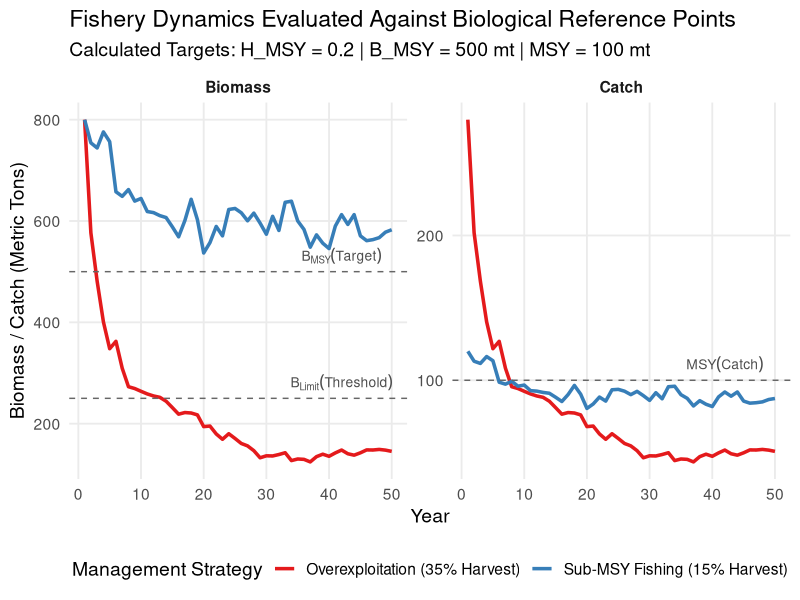

Generate this figure with R:
library(tidyverse)

#' Function to simulate an exploited fish population
#' @param years Number of years to run the simulation
#' @param K Carrying capacity (un-fished maximum biomass in metric tons)
#' @param r Intrinsic population growth rate
#' @param H Annual harvest rate (proportion of biomass caught each year)
#' @param env_rand Environmental randomness affecting growth
#' @param B0 Initial biomass relative to K (0.1 to 1.0)
simulate_fishery <- function(years = 50, K = 1000, r = 0.4, H = 0.15, env_rand = 0.05, B0 = 0.8) {
  
  # vectors to hold results
  biomass <- numeric(years)
  catch <- numeric(years)
  
  # initializing first year
  biomass[1] <- K * B0
  catch[1] <- biomass[1] * H
  
  # run simulation loop
  for (t in 2:years) {
    # calculate surplus production (logistic growth)
    production <- r * biomass[t-1] * (1 - (biomass[t-1] / K))
    
    # incorporate log-normal environmental stochasticity (process error)
    environmental_shock <- exp(rnorm(1, mean = 0, sd = env_rand))
    
    # calculate next year's biomass (previous + growth - catch) * shock
    biomass[t] <- (biomass[t-1] + production - catch[t-1]) * environmental_shock
    
    # ensure population doesn't go below zero
    biomass[t] <- max(biomass[t], 0)
    
    # calculate annual catch for the current year
    catch[t] <- biomass[t] * H
  }
  
  # return data as tibble
  tibble(
    Year = 1:years,
    Biomass = biomass,
    Catch = catch,
    Harvest_Rate = H
  )
}

# defining some base params for evaluating against reference points
K_val <- 1000       # Carrying Capacity
r_val <- 0.4        # Intrinsic growth rate

# calculate biological reference points
B_MSY <- K_val / 2                 # Biomass Target
H_MSY <- r_val / 2                 # Harvest Rate Target
MSY   <- (r_val * K_val) / 4       # Catch Target

# define limit reference points (the internet tells me the industry standard is "often 50% of B_MSY")
B_Limit <- 0.5 * B_MSY


# sustainable scenario
sustainable_df <- simulate_fishery(years = 50, K = K_val, r = r_val, H = 0.15) %>% 
  mutate(Scenario = "Sub-MSY Fishing (15% Harvest)")

# overfishing scenario
overfished_df <- simulate_fishery(years = 50, K = K_val, r = r_val, H = 0.35) %>% 
  mutate(Scenario = "Overexploitation (35% Harvest)")

# combine both scenarios for plotting
portfolio_data <- bind_rows(sustainable_df, overfished_df)

# create some reference data for ggplot

reference_lines <- tibble(
  Metric = c("Biomass", "Biomass", "Catch"),
  Value = c(B_MSY, B_Limit, MSY),
  Label = c("B[MSY] (Target)", "B[Limit] (Threshold)", "MSY (Catch)") # apparently if you make the label too long it complains, so "MSY (Catch)" will have to do for now
)

# "lengthen" data for ggplot facets
plot_data <- portfolio_data %>%
  pivot_longer(cols = c(Biomass, Catch), names_to = "Metric", values_to = "Value")

# make a pretty graph... even prettier and more advanced?
ggplot() +
  # Simulation lines
  geom_line(data = plot_data, aes(x = Year, y = Value, color = Scenario), size = 1.2) +
  # Biological Reference Point lines
  geom_hline(data = reference_lines, aes(yintercept = Value), linetype = "dashed", color = "grey40") +
  # Adding text annotations for the reference points
  geom_text(data = reference_lines, aes(x = 42, y = Value, label = Label), 
            vjust = -0.5, color = "grey30", size = 3.5, parse = TRUE) +
  facet_wrap(~Metric, scales = "free_y") +
  labs(
    title = "Fishery Dynamics Evaluated Against Biological Reference Points",
    subtitle = paste0("Calculated Targets: H_MSY = ", H_MSY, " | B_MSY = ", B_MSY, " mt | MSY = ", MSY, " mt"),
    x = "Year", 
    y = "Biomass / Catch (Metric Tons)",
    color = "Management Strategy"
  ) +
  theme_minimal(base_size = 14) +
  theme(
    legend.position = "bottom",
    strip.text = element_text(face = "bold"),
    panel.grid.minor = element_blank()
  ) +
  scale_color_brewer(palette = "Set1")
